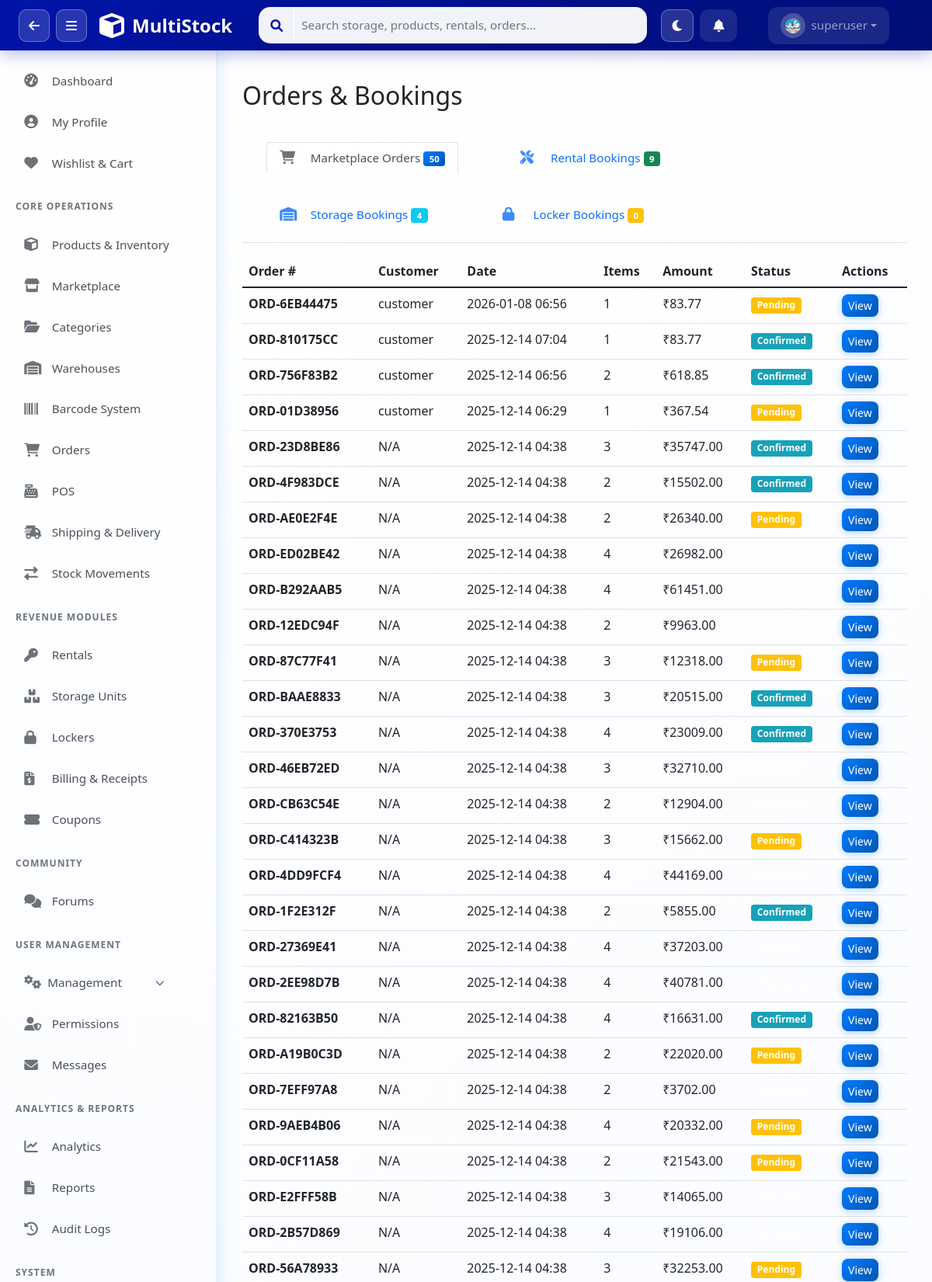
Screenshot of /orders/all/ (signed in, upper part) with the database file from the repository.
### apps/users/models.py (models this page shows, shortened)
class UserProfile(models.Model):
    ROLE_CHOICES = [
        ('superadmin', 'SuperAdmin'),
        ('admin', 'Admin'),
        ('manager', 'Manager'),
        ('staff', 'Staff'),
        ('customer', 'Customer'),
    ]
    user = models.OneToOneField(User, on_delete=models.CASCADE, related_name='profile')
    role = models.CharField(max_length=20, choices=ROLE_CHOICES, default='staff')
    phone = models.CharField(max_length=20, blank=True)
    department = models.CharField(max_length=100, blank=True)
    employee_id = models.CharField(max_length=50, blank=True, unique=True, null=True)
    avatar = models.ImageField(upload_to='avatars/', blank=True, null=True)
    avatar_url = models.CharField(max_length=500, blank=True, null=True)
    bio = models.TextField(blank=True)
    is_active = models.BooleanField(default=True)
    last_login_ip = models.GenericIPAddressField(blank=True, null=True)
    created_at = models.DateTimeField(auto_now_add=True)
    updated_at = models.DateTimeField(auto_now=True)
    class Meta:
        app_label = 'users'
        verbose_name = 'User Profile'
        verbose_name_plural = 'User Profiles'

### apps/orders/models.py (models this page shows, shortened)
class Order(models.Model):
    ORDER_TYPES = [
        ('sale', 'Sales Order'),
        ('purchase', 'Purchase Order'),
    ]
    STATUS_CHOICES = [
        ('pending', 'Pending'),
        ('confirmed', 'Confirmed'),
        ('processing', 'Processing'),
        ('packed', 'Packed'),
        ('ready_to_ship', 'Ready to Ship'),
        ('shipped', 'Shipped'),
        ('in_transit', 'In Transit'),
        ('out_for_delivery', 'Out for Delivery'),
        ('delivered', 'Delivered'),
        ('cancelled', 'Cancelled'),
        ('returned', 'Returned'),
    ]
    PAYMENT_STATUS = [
        ('unpaid', 'Unpaid'),
        ('paid', 'Paid'),
        ('refunded', 'Refunded'),
    ]
    order_number = models.CharField(max_length=100, unique=True)
    order_type = models.CharField(max_length=20, choices=ORDER_TYPES)
    customer = models.ForeignKey('customer.ListModel', on_delete=models.CASCADE, null=True, blank=True)
    customer_user = models.ForeignKey(User, on_delete=models.SET_NULL, null=True, blank=True, related_name='customer_orders')
    supplier = models.ForeignKey('supplier.ListModel', on_delete=models.CASCADE, null=True, blank=True)
    status = models.CharField(max_length=20, choices=STATUS_CHOICES, default='pending')
    payment_status = models.CharField(max_length=20, choices=PAYMENT_STATUS, default='unpaid')
    total_amount = models.DecimalField(max_digits=10, decimal_places=2, default=0)
    discount_amount = models.DecimalField(max_digits=10, decimal_places=2, default=0)
    delivery_fee = models.DecimalField(max_digits=10, decimal_places=2, default=40)
    grand_total = models.DecimalField(max_digits=10, decimal_places=2, default=0)
    delivery_address = models.TextField(blank=True)
    delivery_phone = models.CharField(max_length=20, blank=True)
    payment_method = models.CharField(max_length=50, blank=True)
    delivery_date = models.DateField(null=True, blank=True)
    assigned_to = models.ForeignKey(User, on_delete=models.SET_NULL, null=True, blank=True, related_name='assigned_orders')
    internal_notes = models.TextField(blank=True)
    openid = models.CharField(max_length=255, verbose_name="OpenID", help_text="Store/User Identifier", default="")
    created_by = models.ForeignKey(User, on_delete=models.CASCADE, related_name='created_orders')
    created_at = models.DateTimeField(auto_now_add=True)
    updated_at = models.DateTimeField(auto_now=True)
    class Meta:
        indexes = [
            models.Index(fields=['order_number'], name='idx_order_number'),
            models.Index(fields=['status'], name='idx_order_status'),
            models.Index(fields=['payment_status'], name='idx_payment_status'),
            models.Index(fields=['created_at'], name='idx_order_created'),
            models.Index(fields=['status', 'payment_status'], name='idx_order_state'),
        ]

### apps/orders/views_unified.py (the view)
# urls.py: path('all/', views_unified.unified_orders, name='unified_orders'),
@login_required
def unified_orders(request):
    role = get_user_role(request.user)
    if role == 'customer':
        marketplace_orders = Order.objects.filter(customer_user=request.user).order_by('-created_at')
        rental_bookings = RentalBooking.objects.filter(customer=request.user).select_related('item').order_by('-created_at')
        storage_bookings = StorageBooking.objects.filter(user=request.user).select_related('unit').order_by('-created_at')
        locker_bookings = LockerBooking.objects.filter(created_by=request.user).select_related('locker').order_by('-created_at')
    else:
        marketplace_orders = Order.objects.filter(order_type='sale').order_by('-created_at')
        rental_bookings = RentalBooking.objects.all().select_related('item', 'customer').order_by('-created_at')
        storage_bookings = StorageBooking.objects.all().select_related('unit', 'user').order_by('-created_at')
        locker_bookings = LockerBooking.objects.all().select_related('locker', 'created_by').order_by('-created_at')
    context = {
        'marketplace_orders': marketplace_orders[:50],
        'rental_bookings': rental_bookings[:50],
        'storage_bookings': storage_bookings[:50],
        'locker_bookings': locker_bookings[:50],
        'user_role': role,
    }
    return render(request, 'orders/unified_orders.html', context)

### apps/permissions/context_processors.py (called while the page is built)
def user_permissions(request):
    if not request.user.is_authenticated:
        return {'user_role': 'guest', 'permissions': {}}
    user_role = get_user_role(request.user)
    permissions = PERMISSION_MATRIX.get(user_role, {})
    return {
        'user_role': user_role,
        'permissions': permissions,
    }

### templates/orders/unified_orders.html (shortened to what this page needs)
{% extends 'base.html' %}
{% load static %}
{% block content %}
<div class="container-fluid mt-4">
    <h2 class="mb-4">Orders & Bookings</h2>
    <ul class="nav nav-tabs" id="orderTabs" role="tablist">
        <li class="nav-item">
            <a class="nav-link active" id="marketplace-tab" data-bs-toggle="tab" href="#marketplace" role="tab">
                <i class="fas fa-shopping-cart"></i> Marketplace Orders
                <span class="badge bg-primary">{{ marketplace_orders.count }}</span>
            </a>
        </li>
        <li class="nav-item">
            <a class="nav-link" id="rentals-tab" data-bs-toggle="tab" href="#rentals" role="tab">
                <i class="fas fa-tools"></i> Rental Bookings
                <span class="badge bg-success">{{ rental_bookings.count }}</span>
            </a>
        </li>
        <li class="nav-item">
            <a class="nav-link" id="storage-tab" data-bs-toggle="tab" href="#storage" role="tab">
                <i class="fas fa-warehouse"></i> Storage Bookings
                <span class="badge bg-info">{{ storage_bookings.count }}</span>
            </a>
        </li>
        <li class="nav-item">
            <a class="nav-link" id="lockers-tab" data-bs-toggle="tab" href="#lockers" role="tab">
                <i class="fas fa-lock"></i> Locker Bookings
                <span class="badge bg-warning">{{ locker_bookings.count }}</span>
            </a>
        </li>
    </ul>
    <div class="tab-content mt-3" id="orderTabsContent">
        <div class="tab-pane fade show active" id="marketplace" role="tabpanel">
            <div class="table-responsive">
                <table class="table table-hover">
                    <thead>
                        <tr>
                            <th>Order #</th>
                            <th>Customer</th>
                            <th>Date</th>
                            <th>Items</th>
                            <th>Amount</th>
                            <th>Status</th>
                            <th>Actions</th>
                        </tr>
                    </thead>
                    <tbody>
                        {% for order in marketplace_orders %}
                        <tr>
                            <td><strong>{{ order.order_number }}</strong></td>
                            <td>{{ order.customer_user.username|default:"N/A" }}</td>
                            <td>{{ order.created_at|date:"Y-m-d H:i" }}</td>
                            <td>{{ order.items.count }}</td>
                            <td>₹{{ order.total_amount }}</td>
                            <td><span class="badge bg-{{ order.status }}">{{ order.get_status_display }}</span></td>
                            <td>
                                <a href="{% url 'orders:order_detail' order.id %}" class="btn btn-sm btn-primary">View</a>
                            </td>
                        </tr>
                        {% empty %}
                        <tr><td colspan="7" class="text-center">No marketplace orders</td></tr>
                        {% endfor %}
                    </tbody>
                </table>
            </div>
        </div>
    </div>
</div>
{% endblock %}

### templates/components/navbar_actions.html (shortened to what this page needs)
<div class="navbar-nav d-flex align-items-center">
    <button class="btn btn-link text-white me-2 px-3 py-2 position-relative"
        style="border-radius: 12px; background: rgba(255,255,255,0.1); transition: all 0.3s ease;" title="Notifications"
        onclick="toggleNotifications()" id="notificationBtn">
        <i class="fas fa-bell" id="notificationIcon"></i>
    </button>
    <div class="nav-item dropdown">
        <a class="nav-link dropdown-toggle d-flex align-items-center" href="#" role="button" data-bs-toggle="dropdown"
            style="background: rgba(255,255,255,0.1); border-radius: 12px; padding: 8px 16px; transition: all 0.3s ease;">
            <div class="me-2"
                style="background: rgba(255,255,255,0.2); padding: 6px; border-radius: 50%; width: 32px; height: 32px; display: flex; align-items: center; justify-content: center;">
                {% with avatar_url=user.customer_profile.avatar_url|default:user.profile.avatar_url|default:'' %}
                    {% if avatar_url %}
                    <img src="{{ avatar_url }}" id="navbarUserPhoto" onerror="this.style.display='none';this.nextElementSibling.style.display='flex';"
                    style="width: 20px; height: 20px; border-radius: 50%; object-fit: cover;">
                    {% else %}
                    <i class="fas fa-user" style="font-size: 0.9rem;" id="navbarUserIcon"></i>
                    {% endif %}
                {% endwith %}
            </div>
            <span style="font-weight: 500;">{{ user.username }}</span>
        </a>
    </div>
</div>

### static/css/multistock.css (style rules this page uses)
.btn-primary { background: linear-gradient(135deg, #007bff 0%, #0056b3 100%); border: none; border-radius: 8px; box-shadow: 0 2px 10px rgba(0, 123, 255, 0.3); transition: all 0.3s ease; }
body { background: linear-gradient(135deg, #ffffff 0%, #f8faff 100%); }
.bg-primary { background: linear-gradient(135deg, #007bff 0%, #0056b3 100%) !important; }

### static/css/sidebar.css (style rules this page uses)
.nav-item, .nav-header { display: flex; align-items: center; padding: 0.85rem 1.2rem; color: #495057; text-decoration: none; transition: all 0.3s ease; cursor: pointer; border-radius: 10px; margin: 3px 12px; font-weight: 500; font-size: 0.95rem; }
.nav-item i, .nav-header i { width: 22px; margin-right: 0.85rem; font-size: 1.1rem; opacity: 0.8; }
body { display: flex; flex-direction: column; min-height: 100vh; }

### templates/orders/unified_orders.html (style rules this page uses)
.badge.bg-pending { background-color: #ffc107 !important; }
.badge.bg-confirmed { background-color: #17a2b8 !important; }

### templates/base.html (style rules this page uses)
.btn { border-radius: 8px; font-weight: 500; }

### rows the page displays
UserProfile: avatar_url (picture)
Order: order_number "ORD-6EB44475", customer_user.username "customer", created_at "2026-01-08 06:56", items.count "1", total_amount "83.77", status "Pending"
Order: order_number "ORD-810175CC", customer_user.username "customer", created_at "2025-12-14 07:04", items.count "1", total_amount "83.77", status "Confirmed"
Order: order_number "ORD-756F83B2", customer_user.username "customer", created_at "2025-12-14 06:56", items.count "2", total_amount "618.85", status "Confirmed"
Order: order_number "ORD-01D38956", customer_user.username "customer", created_at "2025-12-14 06:29", items.count "1", total_amount "367.54", status "Pending"
Order: order_number "ORD-23D8BE86", customer_user.username "N/A", created_at "2025-12-14 04:38", items.count "3", total_amount "35747.00", status "Confirmed"
Order: order_number "ORD-4F983DCE", customer_user.username "N/A", created_at "2025-12-14 04:38", items.count "2", total_amount "15502.00", status "Confirmed"
Order: order_number "ORD-AE0E2F4E", customer_user.username "N/A", created_at "2025-12-14 04:38", items.count "2", total_amount "26340.00", status "Pending"
Order: order_number "ORD-ED02BE42", customer_user.username "N/A", created_at "2025-12-14 04:38", items.count "4", total_amount "26982.00"
Order: order_number "ORD-B292AAB5", customer_user.username "N/A", created_at "2025-12-14 04:38", items.count "4", total_amount "61451.00"
Order: order_number "ORD-12EDC94F", customer_user.username "N/A", created_at "2025-12-14 04:38", items.count "2", total_amount "9963.00"
Order: order_number "ORD-87C77F41", customer_user.username "N/A", created_at "2025-12-14 04:38", items.count "3", total_amount "12318.00", status "Pending"
Order: order_number "ORD-BAAE8833", customer_user.username "N/A", created_at "2025-12-14 04:38", items.count "3", total_amount "20515.00", status "Confirmed"
Order: order_number "ORD-370E3753", customer_user.username "N/A", created_at "2025-12-14 04:38", items.count "4", total_amount "23009.00", status "Confirmed"
Order: order_number "ORD-46EB72ED", customer_user.username "N/A", created_at "2025-12-14 04:38", items.count "3", total_amount "32710.00"
Order: order_number "ORD-CB63C54E", customer_user.username "N/A", created_at "2025-12-14 04:38", items.count "2", total_amount "12904.00"
Order: order_number "ORD-C414323B", customer_user.username "N/A", created_at "2025-12-14 04:38", items.count "3", total_amount "15662.00", status "Pending"
Order: order_number "ORD-4DD9FCF4", customer_user.username "N/A", created_at "2025-12-14 04:38", items.count "4", total_amount "44169.00"
Order: order_number "ORD-1F2E312F", customer_user.username "N/A", created_at "2025-12-14 04:38", items.count "2", total_amount "5855.00", status "Confirmed"
Order: order_number "ORD-27369E41", customer_user.username "N/A", created_at "2025-12-14 04:38", items.count "4", total_amount "37203.00"
Order: order_number "ORD-2EE98D7B", customer_user.username "N/A", created_at "2025-12-14 04:38", items.count "4", total_amount "40781.00"
Order: order_number "ORD-82163B50", customer_user.username "N/A", created_at "2025-12-14 04:38", items.count "4", total_amount "16631.00", status "Confirmed"
Order: order_number "ORD-A19B0C3D", customer_user.username "N/A", created_at "2025-12-14 04:38", items.count "2", total_amount "22020.00", status "Pending"
Order: order_number "ORD-7EFF97A8", customer_user.username "N/A", created_at "2025-12-14 04:38", items.count "2", total_amount "3702.00"
Order: order_number "ORD-9AEB4B06", customer_user.username "N/A", created_at "2025-12-14 04:38", items.count "4", total_amount "20332.00", status "Pending"
Order: order_number "ORD-0CF11A58", customer_user.username "N/A", created_at "2025-12-14 04:38", items.count "2", total_amount "21543.00", status "Pending"
Order: order_number "ORD-E2FFF58B", customer_user.username "N/A", created_at "2025-12-14 04:38", items.count "3", total_amount "14065.00"
Order: order_number "ORD-2B57D869", customer_user.username "N/A", created_at "2025-12-14 04:38", items.count "4", total_amount "19106.00"
Order: order_number "ORD-56A78933", customer_user.username "N/A", created_at "2025-12-14 04:38", items.count "3", total_amount "32253.00", status "Pending"

### other values shown
{{ user.username }} "superuser"
{{ marketplace_orders.count }} "50"
{{ rental_bookings.count }} "9"
{{ storage_bookings.count }} "4"
{{ locker_bookings.count }} "0"
